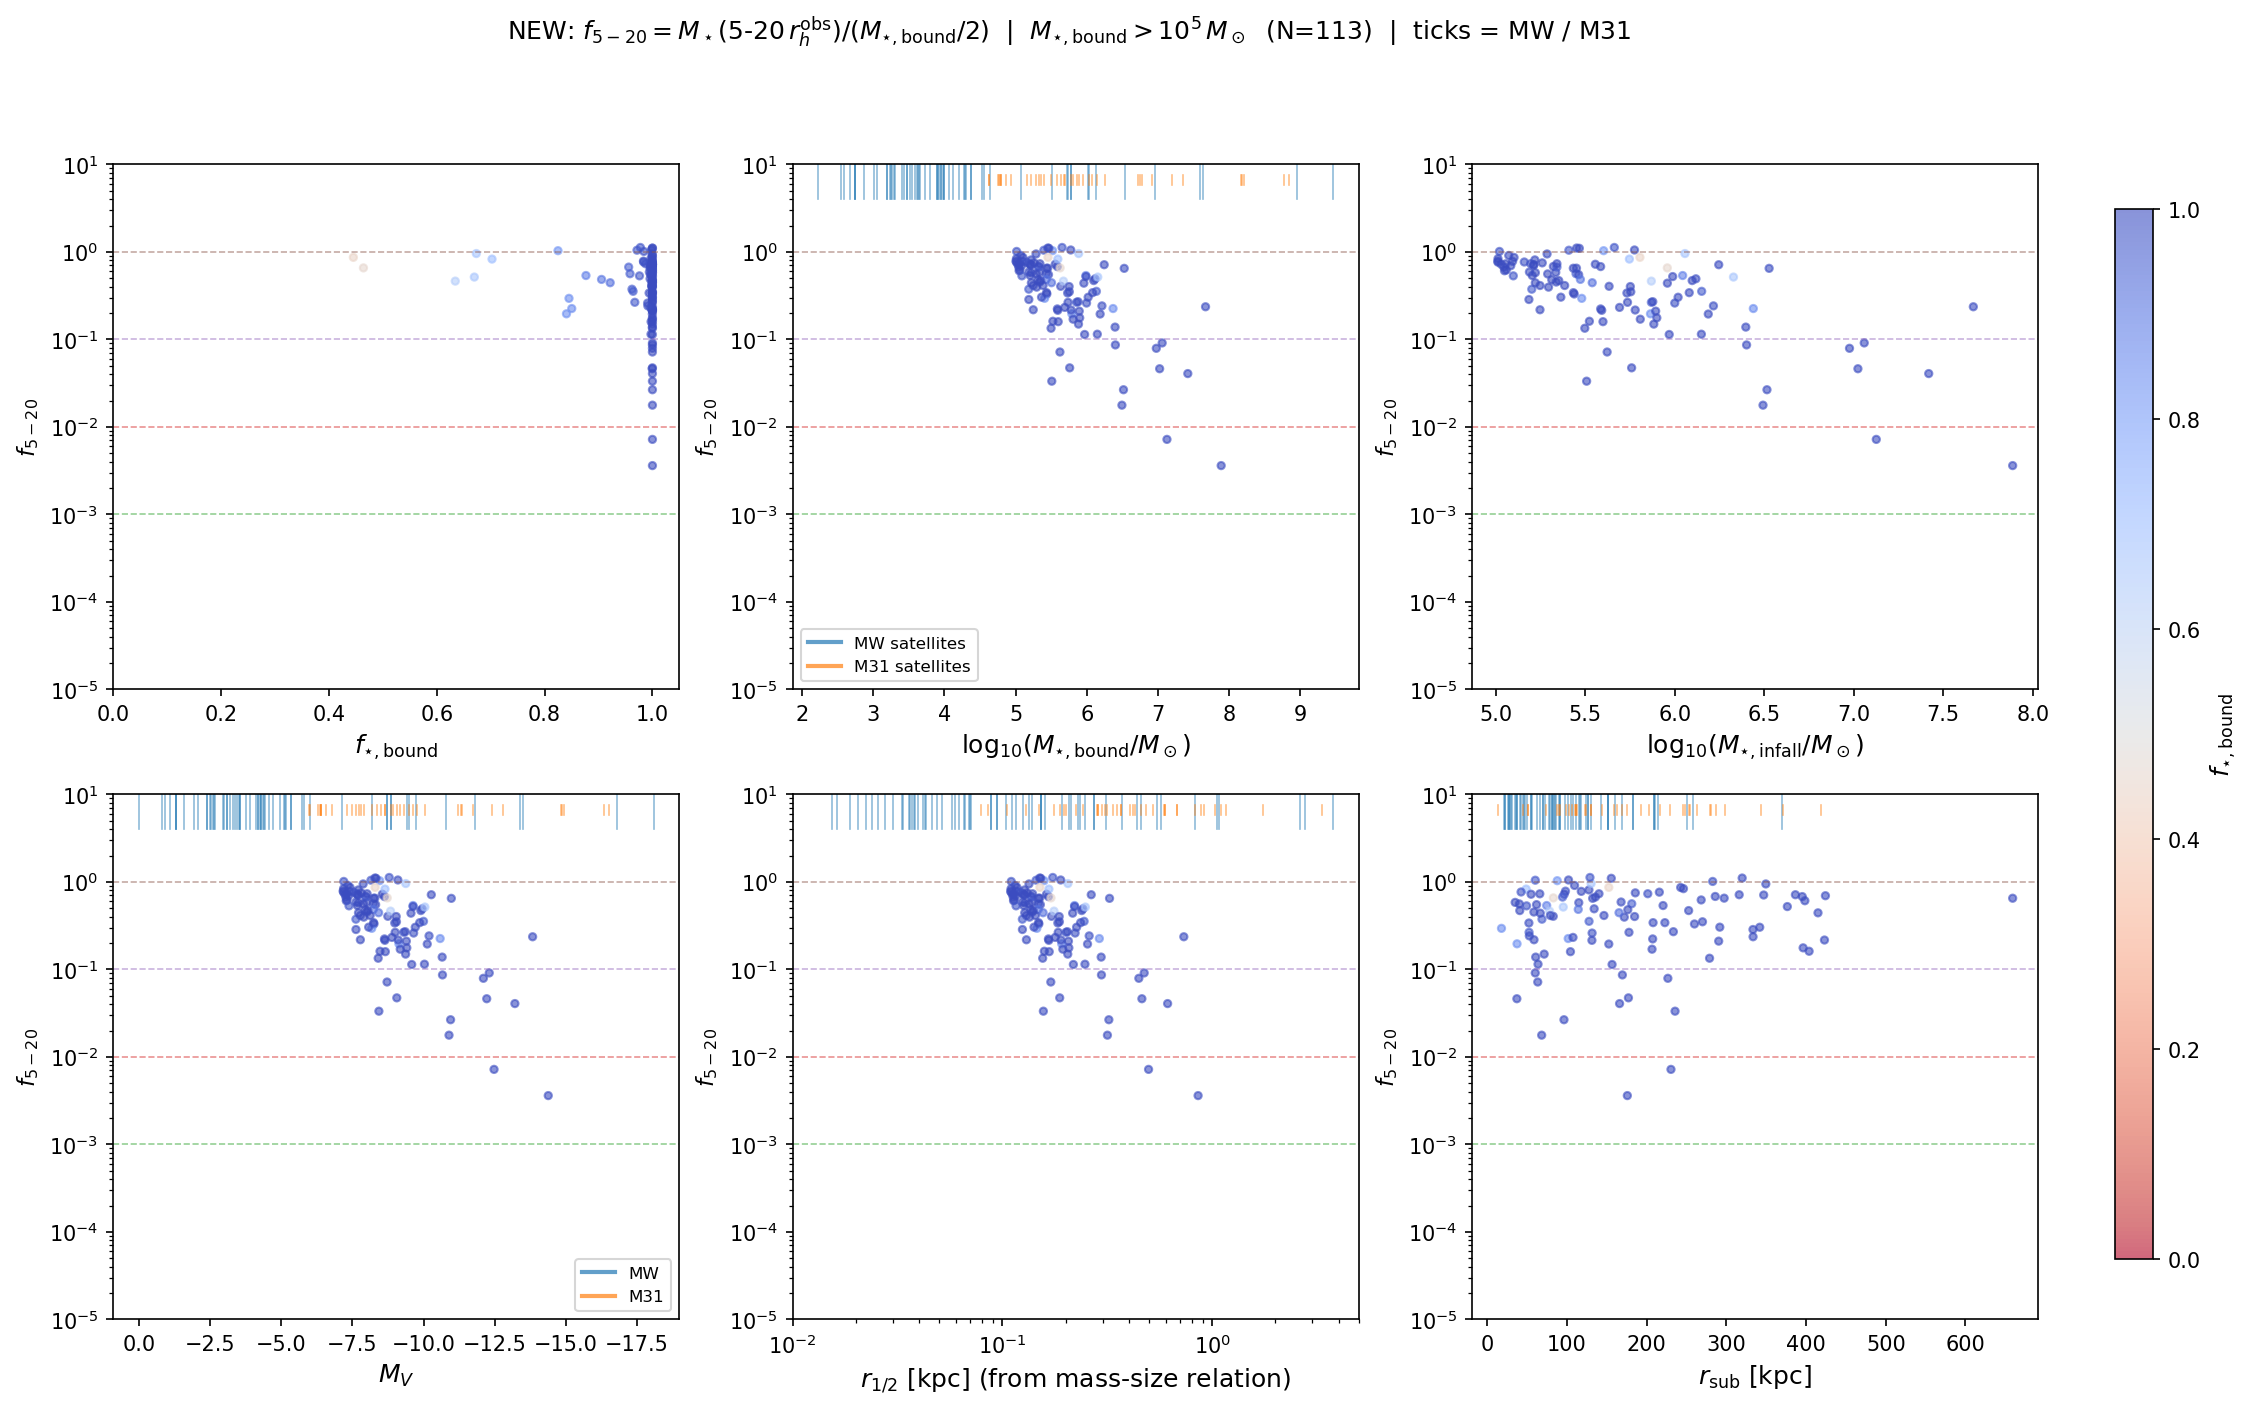

Recreate this plot in Python.
#!/usr/bin/env python3
"""
Simulation debris fractions with MW/M31 tick marks.
NEW: r_half from mass-size relation, f = M_star(5-20 rh) / (m_star_bound / 2).
"""

import numpy as np
import matplotlib.pyplot as plt
from astropy.table import Table
import os

OUTDIR = '/Users/tingli/Dropbox/claude_research/spec-s5-dwarf'

# ---- Load NEW simulation data ----
sats = np.load(os.path.join(OUTDIR, 'sat_arrs_ting_new.npy'))

# Mass cut: M_star_bound > 1e5
mass_cut = sats[:, 2] > 1e5
sats = sats[mass_cut]
print(f"Mass cut M_bound > 1e5: {mass_cut.sum()}/{len(mass_cut)} systems")

f_star_bound = sats[:, 0]
m_star_bound = sats[:, 2]
r_half_kpc = sats[:, 3]    # NEW: from mass-size relation
r_sub_kpc = sats[:, 13]

m_star_lt5 = sats[:, 10]   # SM_bins[2]: <5 rh (new rh)
m_star_lt20 = sats[:, 12]  # SM_bins[4]: <20 rh (new rh)

# NEW fraction: M_star(5-20 rh) / (m_star_bound / 2)
f_5_20 = (m_star_lt20 - m_star_lt5) / (m_star_bound / 2.0)

log_m_star = np.log10(m_star_bound)
m_star_infall = m_star_bound / f_star_bound
log_m_star_infall = np.log10(m_star_infall)
M_V_sim = 4.83 - 2.5 * np.log10(m_star_bound / 1.6)

# ---- Load MW and M31 data ----
mw = Table.read(os.path.join(OUTDIR, 'mw_satellites.csv'))
m31 = Table.read(os.path.join(OUTDIR, 'm31_satellites.csv'))

mw_log_mstar = mw['mass_stellar']
mw_MV = mw['M_V']
mw_rhalf = mw['rhalf_physical'] / 1000.0  # pc -> kpc
mw_dist = mw['distance']  # kpc

m31_log_mstar = m31['mass_stellar']
m31_MV = m31['M_V']
m31_rhalf = m31['rhalf_physical'] / 1000.0

# M31 satellite distances from M31 center
m31_ra_center = 10.6847929
m31_dec_center = 41.2690650
m31_d_center = 785.0

def radec_to_xyz(ra_deg, dec_deg, d_kpc):
    ra = np.radians(ra_deg)
    dec = np.radians(dec_deg)
    x = d_kpc * np.cos(dec) * np.cos(ra)
    y = d_kpc * np.cos(dec) * np.sin(ra)
    z = d_kpc * np.sin(dec)
    return x, y, z

x0, y0, z0 = radec_to_xyz(m31_ra_center, m31_dec_center, m31_d_center)
x_sat, y_sat, z_sat = radec_to_xyz(
    np.array(m31['ra']), np.array(m31['dec']), np.array(m31['distance'])
)
m31_dist_from_host = np.sqrt((x_sat - x0)**2 + (y_sat - y0)**2 + (z_sat - z0)**2)

# ---- Figure: 2x3 with MW/M31 tick marks ----
fig, axes = plt.subplots(2, 3, figsize=(17, 10))

cmap = plt.cm.coolwarm_r
scatter_kw = dict(s=12, alpha=0.6, c=f_star_bound, cmap=cmap, vmin=0, vmax=1, rasterized=True)

f_ref = [0.001, 0.01, 0.1, 1.0]
f_colors = ['C2', 'C3', 'C4', 'C5']

def add_flines(ax):
    for fv, fc in zip(f_ref, f_colors):
        ax.axhline(fv, color=fc, ls='--', alpha=0.5, lw=0.8)

def add_ticks(ax, mw_vals, m31_vals, tick_length=0.08):
    ylo, yhi = ax.get_ylim()
    for v in mw_vals:
        ax.plot([v, v], [yhi * 10**(-tick_length*5), yhi],
                color='C0', alpha=0.5, lw=0.8, clip_on=True)
    for v in m31_vals:
        ax.plot([v, v], [yhi * 10**(-tick_length*3), yhi * 10**(-tick_length*1.5)],
                color='C1', alpha=0.5, lw=0.8, clip_on=True)

# Panel 1: f_5_20 vs f_star_bound
ax = axes[0, 0]
sc = ax.scatter(f_star_bound, f_5_20, **scatter_kw)
ax.set_xlabel(r'$f_{\star,\mathrm{bound}}$', fontsize=12)
ax.set_ylabel(r'$f_{5-20}$', fontsize=11)
ax.set_yscale('log')
ax.set_ylim(1e-5, 10)
ax.set_xlim(0, 1.05)
add_flines(ax)

# Panel 2: f_5_20 vs log(M_star_bound)
ax = axes[0, 1]
ax.scatter(log_m_star, f_5_20, **scatter_kw)
ax.set_xlabel(r'$\log_{10}(M_{\star,\mathrm{bound}} / M_\odot)$', fontsize=12)
ax.set_ylabel(r'$f_{5-20}$', fontsize=11)
ax.set_yscale('log')
ax.set_ylim(1e-5, 10)
add_flines(ax)
add_ticks(ax, mw_log_mstar, m31_log_mstar)
ax.plot([], [], color='C0', lw=2, alpha=0.7, label='MW satellites')
ax.plot([], [], color='C1', lw=2, alpha=0.7, label='M31 satellites')
ax.legend(fontsize=8, loc='lower left')

# Panel 3: f_5_20 vs log(M_star_infall)
ax = axes[0, 2]
ax.scatter(log_m_star_infall, f_5_20, **scatter_kw)
ax.set_xlabel(r'$\log_{10}(M_{\star,\mathrm{infall}} / M_\odot)$', fontsize=12)
ax.set_ylabel(r'$f_{5-20}$', fontsize=11)
ax.set_yscale('log')
ax.set_ylim(1e-5, 10)
add_flines(ax)

# Panel 4: f_5_20 vs M_V
ax = axes[1, 0]
ax.scatter(M_V_sim, f_5_20, **scatter_kw)
ax.set_xlabel(r'$M_V$', fontsize=12)
ax.set_ylabel(r'$f_{5-20}$', fontsize=11)
ax.set_yscale('log')
ax.set_ylim(1e-5, 10)
ax.invert_xaxis()
add_flines(ax)
add_ticks(ax, mw_MV, m31_MV)
ax.plot([], [], color='C0', lw=2, alpha=0.7, label='MW')
ax.plot([], [], color='C1', lw=2, alpha=0.7, label='M31')
ax.legend(fontsize=8, loc='lower right')

# Panel 5: f_5_20 vs r_half
ax = axes[1, 1]
ax.scatter(r_half_kpc, f_5_20, **scatter_kw)
ax.set_xlabel(r'$r_{1/2}$ [kpc] (from mass-size relation)', fontsize=12)
ax.set_ylabel(r'$f_{5-20}$', fontsize=11)
ax.set_yscale('log')
ax.set_xscale('log')
ax.set_ylim(1e-5, 10)
ax.set_xlim(0.01, 5.0)
add_flines(ax)
add_ticks(ax, mw_rhalf, m31_rhalf)

# Panel 6: f_5_20 vs distance from host
ax = axes[1, 2]
ax.scatter(r_sub_kpc, f_5_20, **scatter_kw)
ax.set_xlabel(r'$r_{\rm sub}$ [kpc]', fontsize=12)
ax.set_ylabel(r'$f_{5-20}$', fontsize=11)
ax.set_yscale('log')
ax.set_ylim(1e-5, 10)
add_flines(ax)
add_ticks(ax, mw_dist, m31_dist_from_host)

# Colorbar
fig.subplots_adjust(right=0.88)
cbar_ax = fig.add_axes([0.91, 0.15, 0.015, 0.7])
cbar = fig.colorbar(sc, cax=cbar_ax)
cbar.set_label(r'$f_{\star,\mathrm{bound}}$', fontsize=12)

fig.suptitle(r'NEW: $f_{5-20} = M_\star(5$-$20\,r_h^{\rm obs}) / (M_{\star,\mathrm{bound}}/2)$'
             r'  |  $M_{\star,\mathrm{bound}} > 10^5\,M_\odot$'
             f'  (N={len(sats)})  |  ticks = MW / M31',
             fontsize=12, y=0.98)
fig.savefig(os.path.join(OUTDIR, 'sim_debris_fraction_ticks_new.png'), dpi=150, bbox_inches='tight')
print("Saved sim_debris_fraction_ticks_new.png")
